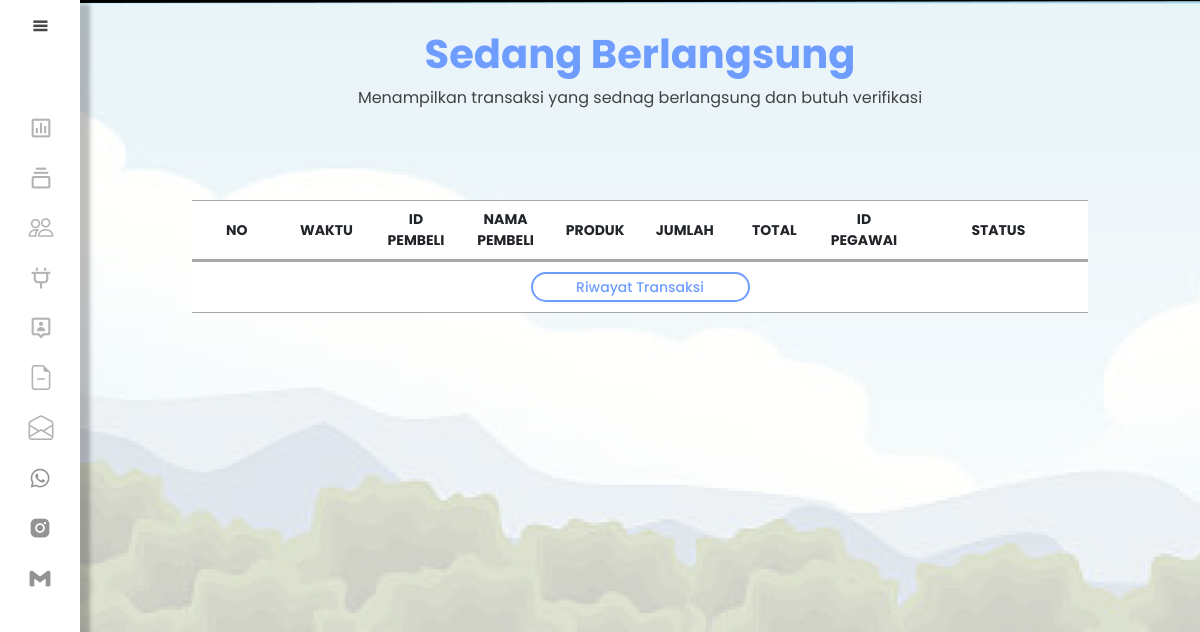
Page /pegawai/transaksi.php (signed in) on the earlier database version.
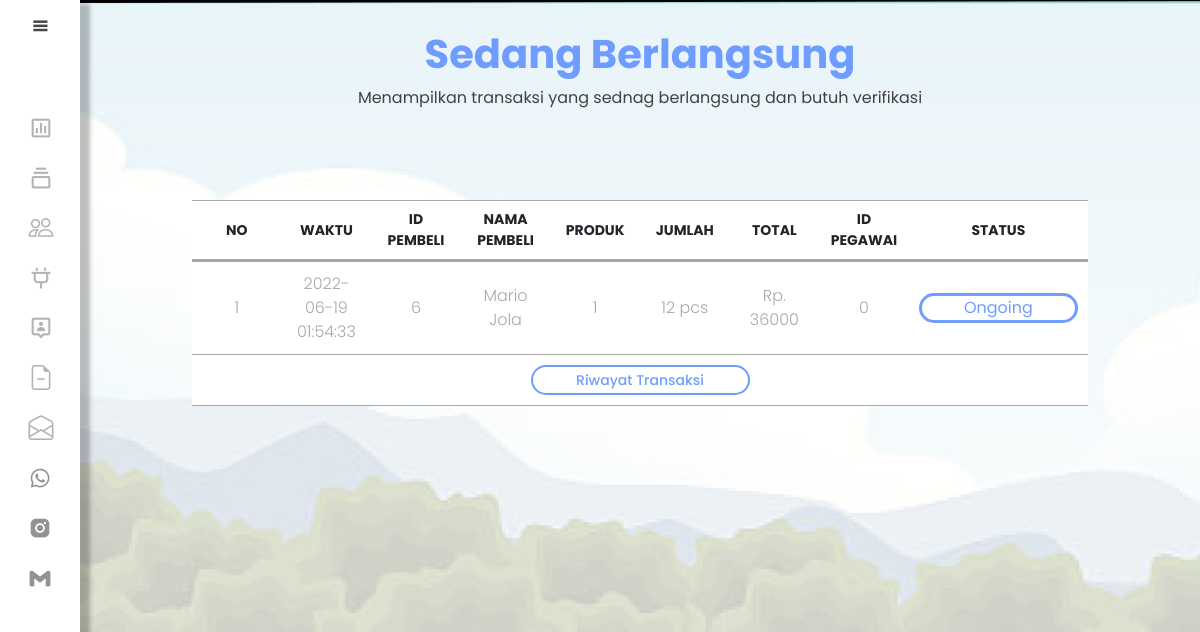
Same page on the later database version.
### tables this page shows
CREATE TABLE `data_transaksi` (
  `id_transaksi` int(5) NOT NULL,
  `waktu_transaksi` datetime NOT NULL,
  `bukti_transaksi` varchar(255) NOT NULL,
  `id_pembeli` int(5) NOT NULL,
  `id_produk` int(5) NOT NULL,
  `jumlah_produk` int(5) NOT NULL,
  `total` int(10) NOT NULL,
  `id_pegawai` int(5) NOT NULL,
  `status` enum('Ongoing','Riwayat','Berlangsung') NOT NULL
);

CREATE TABLE `data_user` (
  `id` int(11) NOT NULL,
  `nama` varchar(255) NOT NULL,
  `alamat` varchar(255) NOT NULL,
  `no_hp` char(13) NOT NULL,
  `gender` varchar(15) NOT NULL,
  `email` varchar(255) NOT NULL,
  `username` varchar(255) NOT NULL,
  `password` varchar(255) NOT NULL,
  `level` enum('Admin','Pegawai','Pembeli') NOT NULL
);

CREATE TABLE `data_produk` (
  `id_produk` int(11) NOT NULL,
  `nama_produk` varchar(50) NOT NULL,
  `gambar_produk` varchar(50) NOT NULL,
  `rasa_produk` varchar(50) NOT NULL,
  `harga_produk` int(50) NOT NULL,
  `berat_produk` int(50) NOT NULL,
  `tanggal_kedaluwarsa` datetime NOT NULL,
  `if_sesudah` text NOT NULL,
  `if_sebelum` text NOT NULL
);

### pegawai/transaksi.php (the view, shortened to what this page needs)
<!DOCTYPE html>
<html lang="en">
<head>
    <link href="https://cdn.jsdelivr.net/npm/bootstrap@5.1.3/dist/css/bootstrap.min.css" rel="stylesheet">
    <link href='https://unpkg.com/boxicons@2.1.2/css/boxicons.min.css' rel='stylesheet'>
    <link rel="stylesheet" href="https://cdn.jsdelivr.net/npm/bootstrap-icons@1.8.1/font/bootstrap-icons.css">
    <link rel="stylesheet" href="css/produk.css">
</head>
<body>
    <div class="sidebar">
        <div class="logo-content">
            <div class="logo">
            </div>
            <i class='bx bx-menu' id="btn"></i>
        </div>
        <ul class="nav">
        <li>
                <a href="index.php">
                    <i class='bx bx-bar-chart-square'></i>
                </a>
            </li>
            <li>
                <a href="produk.php">
                    <i class='bx bx-collection'></i>
                </a>
            </li>
            <li>
                <a href="data_pembeli.php">
                    <i class="bi bi-people"></i>
                </a>
            </li>
            <li>
                <a href="transaksi.php">
                    <i class='bx bx-plug'></i>
                </a>
            </li>
            <li>
                <a href="profil.php">
                    <i class='bx bx-user-pin'></i>
                </a>
            </li>
            <li>
                <a href="bahanProduk.php">
                    <i class='bi bi-file-earmark-minus'></i>
                </a>
            </li>
            <li>
                <a href="ulasan.php">
                    <i class='bi bi-envelope-open'></i>
                </a>
            </li>
            <div class="sosial-media">
                <i class='sosial bx bxl-gmail' id="gmail"></i>
                <a href="https://www.instagram.com/__deenda/">
                    <i class='sosial bx bxl-instagram-alt' id="instagram"></i>
                </a>
                <a href="http://wa.me/+628813430521">
                    <i class='sosial bx bxl-whatsapp' id="whatsapp"></i>
                </a>
            </div>
        </ul>
    </div>
    <div class="title">
        <h1>Sedang Berlangsung</h1>
        <p>Menampilkan transaksi yang sednag berlangsung dan butuh verifikasi</p>
    </div>
    <div class="home-content">
        <table>
            <thead>
                <tr id="atas">
                    <th>No</th>
                    <th>Waktu</th>
                    <th>ID Pembeli</th>
                    <th>Nama Pembeli</th>
                    <th>Produk</th>
                    <th>Jumlah</th>
                    <th>Total</th>
                    <th>ID Pegawai</th>
                    <th colspan="2">status</th>
                </tr>
            </thead>
            <tbody>
                <?php
                require("../link/homepage/koneksi.php");
                $query = "SELECT * FROM data_transaksi JOIN data_produk ON data_transaksi.id_produk = data_produk.id_produk JOIN data_user ON data_transaksi.id_pembeli = data_user.id  WHERE data_transaksi.status = 'Ongoing' OR data_transaksi.status = 'Berlangsung' ";
                $result = $conn -> query($query);
                $i = 0;
                while ($row = $result -> fetch_assoc()) :
                    $i++;
                ?>
                <tr id="data">
                    <td><?php echo $i; ?></td>
                    <td><?php echo $row['waktu_transaksi']; ?></td>
                    <td><?php echo $row['id_pembeli']; ?></td>
                    <td><?php echo $row['nama']; ?></td>
                    <td><?php echo $row['id_produk']; ?></td>
                    <td><?php echo $row['jumlah_produk']; ?> pcs</td>
                    <td>Rp. <?php echo $row['total']; ?></td>
                    <td><?php echo $row['id_pegawai']; ?></td>
                    <td colspan="2"><a href="status.php?id=<?php echo $row['id_transaksi']; ?>"><button id="status" type="button"><?php echo $row['status']; ?></button></a></td>
                </tr>
                <?php endwhile ?>
            </tbody>
            <tfoot>
                <tr>
                    <td colspan="10"><a href="transaksi1.php"><button type="button" id="tambah" style="cursor: pointer;">Riwayat Transaksi</button></a></td>
                </tr>
            </tfoot>
        </table>
    </div>
</body>
</html>

Differences in the rows shown:
added data_transaksi: waktu_transaksi "2022-06-19 01:54:33", id_pembeli "6", data_user.nama "Mario Jola", id_produk.id_produk "1", jumlah_produk "12", total "36000", id_pegawai "0", status "Ongoing"
